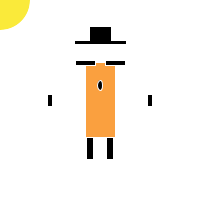
Frame 1 (no input)
Frame 60 (the mouse pressed at the canvas centre just before this capture): identical to frame 1, image omitted
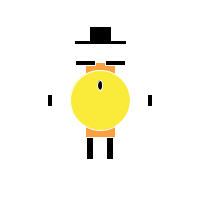
Frame 120 (the mouse held since frame 60 and released just before this capture)

The Processing sketch that drew these frames (run headless with seeded random() and noise(); from frame 60 on, the mouse is pressed at the canvas centre):

// Processing sketch: processing_23335
// ── processing_23335.pde

void setup() {
  size(200,200);
  smooth();
}


void draw() {
  background(255);
  ellipseMode(CENTER);
  rectMode(CENTER);
  stroke(255);
  fill(250,160,63);
  rect(100,100,30,75);

//head
stroke(255);
fill(250,234,58);
ellipse(mouseX,mouseY,60,60);

//eyes
fill(0);
rect(85,63,20,5);
fill(0);
rect(115,63,20,5);

//mouth
fill(0);
ellipse(100,85,5,10);

//leg
fill(0);
stroke(0);
rect(90,148,5,20);
rect(110,148,5,20);

//hat
fill(0);
rect(100,42,50,2);
fill(0);
rect(100,35,20,15);

//hand
fill(0);
rect(50,100,3,10);
fill(0);
rect(150,100,3,10);
}
